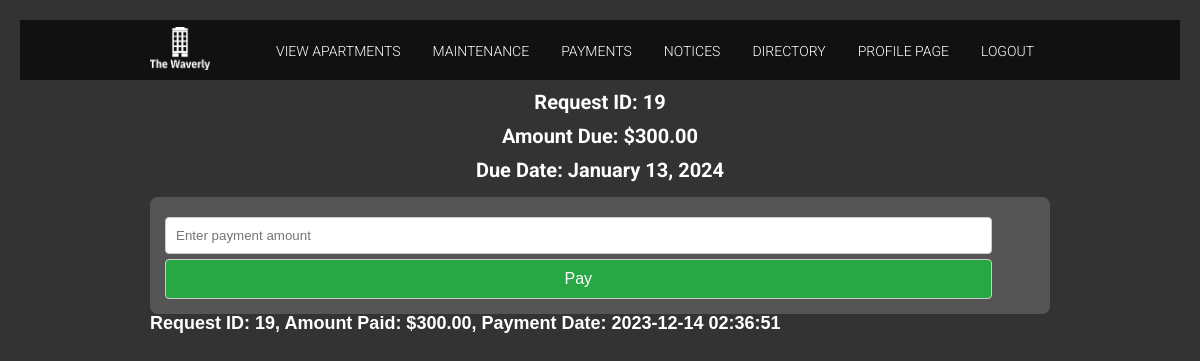
Screenshot of /phpproject01/payments.php (signed in) with the database file from the repository.
### tables this page shows
CREATE TABLE `maintenance_requests` (
  `request_id` int(11) NOT NULL,
  `usersId` int(11) NOT NULL,
  `apartment_id` int(11) NOT NULL,
  `description` text NOT NULL,
  `urgency` enum('Mild','Medium','Urgent') NOT NULL,
  `request_status` enum('Pending','In Progress','Completed') NOT NULL DEFAULT 'Pending',
  `submitted_at` timestamp NOT NULL DEFAULT current_timestamp(),
  `amountDue` decimal(10,2) DEFAULT NULL,
  `due_date` date DEFAULT NULL
);

CREATE TABLE `payment_history` (
  `payment_id` int(11) NOT NULL,
  `request_id` int(11) DEFAULT NULL,
  `user_id` int(11) DEFAULT NULL,
  `amount_paid` decimal(10,2) DEFAULT NULL,
  `payment_date` timestamp NOT NULL DEFAULT current_timestamp()
);

### phpproject01/payments.php (the view, shortened to what this page needs)
<?php
require_once 'includes/dbh.inc.php';
include_once 'header.php';
$user_id = $_SESSION['userid'];
$sql = "SELECT request_id, amountDue, due_date FROM maintenance_requests WHERE usersId = $user_id AND amountDue > 0";
$result = mysqli_query($conn, $sql);
$requests = mysqli_fetch_all($result, MYSQLI_ASSOC);
$hasRequests = !empty($requests);
$paymentHistorySql = "SELECT * FROM payment_history WHERE user_id = $user_id ORDER BY payment_date DESC";
$paymentHistoryResult = mysqli_query($conn, $paymentHistorySql);
$paymentHistory = mysqli_fetch_all($paymentHistoryResult, MYSQLI_ASSOC);
?>
<!DOCTYPE html>
<html lang="en">
<head>
</head>
<body>
<?php if ($hasRequests): ?>
    <?php foreach ($requests as $request): ?>
        <div>
            <div>
                <p class="highlight"><strong>Request ID:</strong> <?php echo $request['request_id']; ?></p>
                <p class="highlight"><strong>Amount Due:</strong> $<?php echo $request['amountDue']; ?></p>
                <p class="highlight"><strong>Due Date:</strong> <?php echo date('F j, Y', strtotime($request['due_date'])); ?></p>
            </div>
            <form action="" method="post">
                <input type="number" step="0.01" name="payment_amount" placeholder="Enter payment amount">
                <button type="submit" name="pay">Pay</button>
            </form>
        </div>
    <?php endforeach; ?>
<?php else: ?>
    <p class="no-payment-due"><strong>No Payment Due</strong></p>
<?php endif; ?>
<?php if (!empty($paymentHistory)): ?>
    <ul>
        <?php foreach ($paymentHistory as $payment): ?>
            <li>
                Request ID: <?php echo $payment['request_id']; ?>,
                Amount Paid: $<?php echo $payment['amount_paid']; ?>,
                Payment Date: <?php echo $payment['payment_date']; ?>
            </li>
        <?php endforeach; ?>
    </ul>
<?php else: ?>
    <p>No payment history found.</p>
<?php endif; ?>
</body>
</html>

### phpproject01/css/style.css (style rules this page uses)
body { background-color: #333333; }
h1, h2, h3, h4, h5, h6, p { font-family: 'Roboto', sans-serif; color: #111; line-height: 24px; }
p { font-weight: 400; font-size: 16px; }

### phpproject01/payments.php (style rules this page uses)
body { font-family: Arial, sans-serif; background-color: #333; color: white !important; padding: 20px; font-size: 18px; font-weight: bold; }
p { margin: 10px 0; text-align: center; }
form { margin-top: 15px; background-color: #555; padding: 15px; border-radius: 8px; }
input[type="number"], button { padding: 10px; margin-top: 5px; border-radius: 4px; border: 1px solid #ccc; display: block; width: 95%; box-sizing: border-box; }
button { background-color: #28a745; color: white; cursor: pointer; font-size: 16px; }
.highlight { color: white !important; font-weight: bold; font-size: 20px; }

### rows the page displays
maintenance_requests: request_id "19", amountDue "300.00", due_date "January 13, 2024"
payment_history: request "19", amount_paid "300.00", payment_date "2023-12-14 02:36:51"
